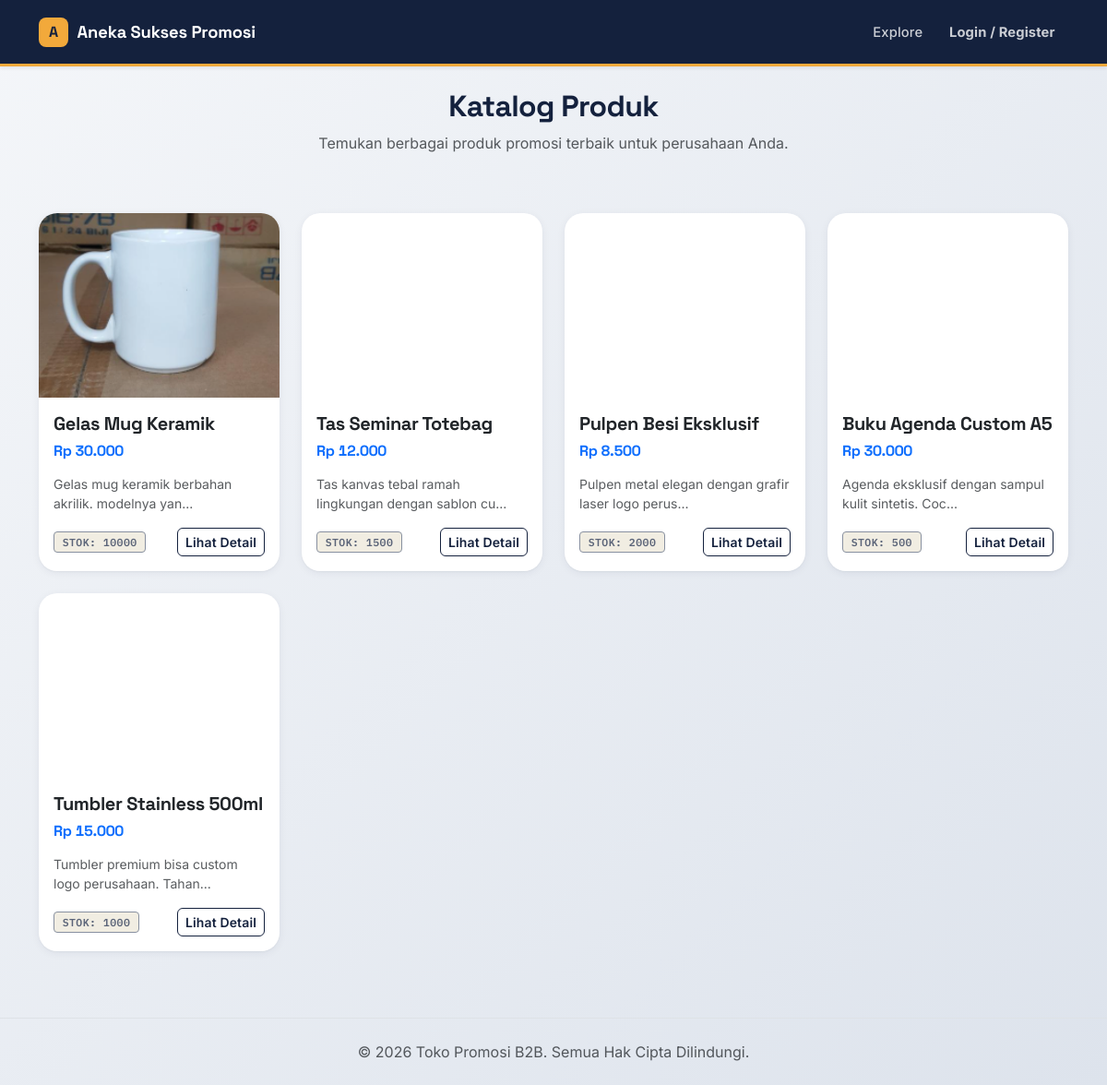
Screenshot of /explore.php with the database file from the repository.
### tables this page shows
CREATE TABLE `products` (
  `id` int(11) NOT NULL,
  `nama_produk` varchar(150) NOT NULL,
  `deskripsi` text DEFAULT NULL,
  `harga_normal` decimal(10,2) NOT NULL,
  `gambar` varchar(255) DEFAULT NULL,
  `stok` int(11) DEFAULT 0,
  `created_at` timestamp NOT NULL DEFAULT current_timestamp()
);

### explore.php (the view)
<?php
include 'Database/koneksi.php';
include 'includes/header.php';
?>
<div class="row mt-4 mb-5">
    <div class="col-12 text-center mb-5">
        <h2 class="fw-bold">Katalog Produk</h2>
        <p class="text-muted">Temukan berbagai produk promosi terbaik untuk perusahaan Anda.</p>
    </div>
    <?php
    $query = "SELECT * FROM products ORDER BY id DESC";
    $result = mysqli_query($conn, $query);
    while($row = mysqli_fetch_assoc($result)) {
    ?>
    <div class="col-md-3 mb-4">
        <div class="card h-100 border-0 shadow-sm">
            <img src="uploads/<?= $row['gambar']; ?>" class="card-img-top" alt="Gambar Produk" style="object-fit: cover; height: 200px; width: 100%;">
            <div class="card-body">
                <h5 class="card-title fw-bold"><?= $row['nama_produk']; ?></h5>
                <h6 class="text-primary fw-bold mb-3">Rp <?= number_format($row['harga_normal'], 0, ',', '.'); ?></h6>
                <p class="card-text text-muted small">
                    <?= substr($row['deskripsi'], 0, 50); ?>...
                </p>
                <div class="d-flex justify-content-between align-items-center mt-3">
                    <span class="badge bg-secondary">Stok: <?= $row['stok']; ?></span>
                    <a href="detailProduk.php?id=<?= $row['id']; ?>" class="btn btn-outline-dark btn-sm">Lihat Detail</a>
                </div>
            </div>
        </div>
    </div>
    <?php
    }
    ?>
</div>
<?php include 'includes/footer.php'; ?>

### Includes/header.php (shortened to what this page needs)
<!DOCTYPE html>
<html lang="en">
<head>
    <link href="https://cdn.jsdelivr.net/npm/bootstrap@5.3.0/dist/css/bootstrap.min.css" rel="stylesheet">
    <link rel="stylesheet" href="design.css">
</head>
<body class="bg-light">
    <nav class="navbar navbar-expand-lg navbar-dark bg-dark mb-4 shadow-sm">
    <div class="container">
        <?php if(isset($_SESSION['role']) && $_SESSION['role'] == 'admin'): ?>
            <span class="navbar-brand fw-bold" style="cursor: default;">Aneka Sukses Promosi</span>
        <?php else: ?>
            <a class="navbar-brand fw-bold" href="index.php">Aneka Sukses Promosi</a>
        <?php endif; ?>
        <div class="collapse navbar-collapse" id="navbarNav">
            <ul class="navbar-nav ms-auto">
                <?php if(isset($_SESSION['role']) && $_SESSION['role'] == 'admin'): ?>
                    <li class="nav-item"><a class="nav-link fw-bold" href="dashboardAdmin.php">Dashboard Admin</a></li>
                    <li class="nav-item"><a class="nav-link fw-bold" href="tambahProduk.php">Tambah Produk</a></li>
                    <li class="nav-item"><a class="nav-link text-danger fw-bold" href="logout.php">Logout</a></li>
                <?php else: ?>
                    <li class="nav-item"><a class="nav-link" href="explore.php">Explore</a></li>
                    <li class="nav-item"><a class="nav-link fw-bold" href="login.php">Login / Register</a></li>
                <?php endif; ?>
            </ul>
        </div>
    </div>
</nav>
<div class="container">

### Includes/footer.php (shortened to what this page needs)
</div>
    <footer class="text-center mt-5 py-4 border-top">
        <p class="text-muted mb-0">&copy; <?php echo date("Y"); ?> Toko Promosi B2B. Semua Hak Cipta Dilindungi.</p>
    </footer>
</body>
</html>

### design.css (style rules this page uses)
:root { --ink-navy: #14213D; --ink-navy-deep: #0D1730; --ink-navy-light: #24365F; --paper: #FAF8F3; --paper-dim: #F1EDE2; --paper-line: #E4DFD1; --slate: #5B6478; --slate-light: #8890A0; --amber: #F2A93B; --amber-deep: #C97F17; --emerald: #1E8A6E; --emerald-bg: #E4F3EE; --crimson: #C6432F; --crimson-bg: #FBEAE6; --ink-text: #1B1F2B; --font-display: 'Space Grotesk', sans-serif; --font-body: 'Inter', sans-serif; --font-mono: 'IBM Plex Mono', monospace; --radius-sm: 6px; --radius-md: 12px; --radius-lg: 20px; --shadow-card: 0 2px 10px rgba(20,33,61,.06), 0 1px 2px rgba(20,33,61,.05); --shadow-card-hover: 0 18px 34px rgba(20,33,61,.14); }
html, body { width: 100%; overflow-x: hidden; }
body { font-family: var(--font-body); background: linear-gradient(135deg, #F4F6F9 0%, #DDE3EC 100%); min-height: 100vh; background-attachment: fixed; color: var(--ink-text); -webkit-font-smoothing: antialiased; }
h1,h2,h3,h4,h5,h6 { font-family: var(--font-display); font-weight: 700; letter-spacing: -0.02em; color: var(--ink-navy); }
a { color: var(--ink-navy); }
.text-primary, strong.text-danger, .fw-bold.text-success, .fs-5.text-danger, td.fw-bold, h6.text-primary { font-variant-numeric: tabular-nums; }
.navbar.bg-dark { background-color: var(--ink-navy) !important; border-bottom: 3px solid var(--amber); padding-top: .85rem; padding-bottom: .85rem; width: 100vw; }
.navbar-brand { font-family: var(--font-display); font-weight: 700; font-size: 1.15rem; display: flex; align-items: center; gap: .6rem; letter-spacing: -0.01em; }
.navbar-brand::before { content: 'A'; display: inline-flex; align-items: center; justify-content: center; width: 32px; height: 32px; background: var(--amber); color: var(--ink-navy); font-weight: 700; border-radius: 8px; font-size: 1rem; }
.navbar-nav .nav-link { font-family: var(--font-body); font-weight: 500; font-size: .92rem; letter-spacing: .01em; color: rgba(255,255,255,.78) !important; padding: .5rem .9rem !important; position: relative; }
.btn { font-family: var(--font-body); font-weight: 600; border-radius: var(--radius-sm); letter-spacing: .01em; transition: transform .15s ease, box-shadow .15s ease, background-color .15s ease; }
.btn-outline-dark { color: var(--ink-navy); border-color: var(--ink-navy); }
.badge { font-family: var(--font-mono); font-weight: 600; font-size: .72rem; letter-spacing: .04em; text-transform: uppercase; padding: .42em .75em; border-radius: 4px; border: 1.5px solid transparent; }
.badge.bg-secondary { background-color: var(--paper-dim) !important; color: var(--slate) !important; border-color: var(--slate-light); }
.card { border-radius: var(--radius-lg) !important; box-shadow: var(--shadow-card) !important; overflow: hidden; transition: transform 0.3s cubic-bezier(.25,.8,.25,1), box-shadow 0.3s ease; }
.card-img-top { transition: transform 0.4s ease; }
:root { --ease-out-expo: cubic-bezier(.16,1,.3,1); --ease-spring: cubic-bezier(.34,1.56,.64,1); --dur-fast: .2s; --dur-med: .45s; --dur-slow: .7s; }
html { scroll-behavior: smooth; }
body { animation: page-fade-in .5s var(--ease-out-expo); }
.reveal { opacity: 0; transform: translateY(28px); transition: opacity var(--dur-slow) var(--ease-out-expo), transform var(--dur-slow) var(--ease-out-expo); }
.reveal.reveal-visible { opacity: 1; transform: translateY(0); }
.navbar.bg-dark { transition: padding var(--dur-med) var(--ease-out-expo), box-shadow var(--dur-med) ease, background-color var(--dur-med) ease; }
.navbar-nav .nav-link { position: relative; }
.navbar-nav .nav-link::after { content:''; position: absolute; left: .9rem; right: .9rem; bottom: .1rem; height: 2px; background: var(--amber); transform: scaleX(0); transform-origin: left; transition: transform var(--dur-fast) var(--ease-out-expo); }
.btn { position: relative; overflow: hidden; }
.card { position: relative; }
img { transition: opacity var(--dur-med) ease, filter var(--dur-med) ease; }
img.img-loaded { opacity: 1; filter: blur(0); }
.count-target { font-variant-numeric: tabular-nums; }

### rows the page displays
products: gambar (picture), nama_produk "Gelas Mug Keramik", deskripsi "Gelas mug keramik berbahan akrilik. modelnya yan", stok "10000"
products: nama_produk "Tas Seminar Totebag", deskripsi "Tas kanvas tebal ramah lingkungan dengan sablon cu", stok "1500"
products: nama_produk "Pulpen Besi Eksklusif", deskripsi "Pulpen metal elegan dengan grafir laser logo perus", stok "2000"
products: nama_produk "Buku Agenda Custom A5", deskripsi "Agenda eksklusif dengan sampul kulit sintetis. Coc", stok "500"
products: nama_produk "Tumbler Stainless 500ml", deskripsi "Tumbler premium bisa custom logo perusahaan. Tahan", stok "1000"
